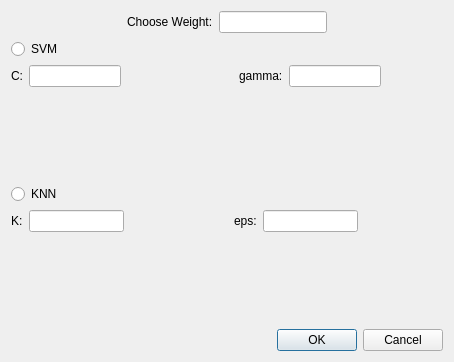
<?xml version="1.0" encoding="UTF-8"?>
<ui version="4.0">
 <class>SetParameterDlg</class>
 <widget class="QDialog" name="SetParameterDlg">
  <property name="geometry">
   <rect>
    <x>0</x>
    <y>0</y>
    <width>454</width>
    <height>362</height>
   </rect>
  </property>
  <property name="windowTitle">
   <string>Set Paremters</string>
  </property>
  <layout class="QVBoxLayout" name="verticalLayout">
   <item>
    <layout class="QHBoxLayout" name="horizontalLayout_10">
     <item>
      <spacer name="horizontalSpacer_7">
       <property name="orientation">
        <enum>Qt::Horizontal</enum>
       </property>
       <property name="sizeHint" stdset="0">
        <size>
         <width>88</width>
         <height>20</height>
        </size>
       </property>
      </spacer>
     </item>
     <item>
      <layout class="QHBoxLayout" name="horizontalLayout_9">
       <item>
        <widget class="QLabel" name="labelWt">
         <property name="text">
          <string>Choose Weight:</string>
         </property>
        </widget>
       </item>
       <item>
        <widget class="QLineEdit" name="wt_edit">
         <property name="layoutDirection">
          <enum>Qt::LeftToRight</enum>
         </property>
         <property name="alignment">
          <set>Qt::AlignRight|Qt::AlignTrailing|Qt::AlignVCenter</set>
         </property>
        </widget>
       </item>
      </layout>
     </item>
     <item>
      <spacer name="horizontalSpacer_8">
       <property name="orientation">
        <enum>Qt::Horizontal</enum>
       </property>
       <property name="sizeHint" stdset="0">
        <size>
         <width>78</width>
         <height>20</height>
        </size>
       </property>
      </spacer>
     </item>
    </layout>
   </item>
   <item>
    <layout class="QHBoxLayout" name="horizontalLayout_7">
     <item>
      <widget class="QRadioButton" name="radioSVM">
       <property name="text">
        <string>SVM</string>
       </property>
      </widget>
     </item>
     <item>
      <spacer name="horizontalSpacer_5">
       <property name="orientation">
        <enum>Qt::Horizontal</enum>
       </property>
       <property name="sizeHint" stdset="0">
        <size>
         <width>318</width>
         <height>20</height>
        </size>
       </property>
      </spacer>
     </item>
    </layout>
   </item>
   <item>
    <layout class="QHBoxLayout" name="horizontalLayout_5">
     <item>
      <layout class="QHBoxLayout" name="horizontalLayout">
       <item>
        <widget class="QLabel" name="labelC">
         <property name="text">
          <string>C:</string>
         </property>
        </widget>
       </item>
       <item>
        <widget class="QLineEdit" name="svm_c_edit">
         <property name="alignment">
          <set>Qt::AlignRight|Qt::AlignTrailing|Qt::AlignVCenter</set>
         </property>
        </widget>
       </item>
      </layout>
     </item>
     <item>
      <spacer name="horizontalSpacer">
       <property name="orientation">
        <enum>Qt::Horizontal</enum>
       </property>
       <property name="sizeHint" stdset="0">
        <size>
         <width>128</width>
         <height>20</height>
        </size>
       </property>
      </spacer>
     </item>
     <item>
      <layout class="QHBoxLayout" name="horizontalLayout_2">
       <item>
        <widget class="QLabel" name="labelG">
         <property name="text">
          <string>gamma:</string>
         </property>
        </widget>
       </item>
       <item>
        <widget class="QLineEdit" name="svm_gamma_edit">
         <property name="alignment">
          <set>Qt::AlignRight|Qt::AlignTrailing|Qt::AlignVCenter</set>
         </property>
        </widget>
       </item>
      </layout>
     </item>
     <item>
      <spacer name="horizontalSpacer_2">
       <property name="orientation">
        <enum>Qt::Horizontal</enum>
       </property>
       <property name="sizeHint" stdset="0">
        <size>
         <width>78</width>
         <height>20</height>
        </size>
       </property>
      </spacer>
     </item>
    </layout>
   </item>
   <item>
    <spacer name="verticalSpacer">
     <property name="orientation">
      <enum>Qt::Vertical</enum>
     </property>
     <property name="sizeHint" stdset="0">
      <size>
       <width>20</width>
       <height>64</height>
      </size>
     </property>
    </spacer>
   </item>
   <item>
    <layout class="QHBoxLayout" name="horizontalLayout_8">
     <item>
      <widget class="QRadioButton" name="radioKNN">
       <property name="text">
        <string>KNN</string>
       </property>
      </widget>
     </item>
     <item>
      <spacer name="horizontalSpacer_6">
       <property name="orientation">
        <enum>Qt::Horizontal</enum>
       </property>
       <property name="sizeHint" stdset="0">
        <size>
         <width>368</width>
         <height>20</height>
        </size>
       </property>
      </spacer>
     </item>
    </layout>
   </item>
   <item>
    <layout class="QHBoxLayout" name="horizontalLayout_6">
     <item>
      <layout class="QHBoxLayout" name="horizontalLayout_3">
       <item>
        <widget class="QLabel" name="labelK">
         <property name="text">
          <string>K:</string>
         </property>
        </widget>
       </item>
       <item>
        <widget class="QLineEdit" name="knn_k_edit">
         <property name="alignment">
          <set>Qt::AlignRight|Qt::AlignTrailing|Qt::AlignVCenter</set>
         </property>
        </widget>
       </item>
      </layout>
     </item>
     <item>
      <spacer name="horizontalSpacer_3">
       <property name="orientation">
        <enum>Qt::Horizontal</enum>
       </property>
       <property name="sizeHint" stdset="0">
        <size>
         <width>118</width>
         <height>20</height>
        </size>
       </property>
      </spacer>
     </item>
     <item>
      <layout class="QHBoxLayout" name="horizontalLayout_4">
       <item>
        <widget class="QLabel" name="labelEps">
         <property name="text">
          <string>eps:</string>
         </property>
        </widget>
       </item>
       <item>
        <widget class="QLineEdit" name="knn_eps_edit">
         <property name="alignment">
          <set>Qt::AlignRight|Qt::AlignTrailing|Qt::AlignVCenter</set>
         </property>
        </widget>
       </item>
      </layout>
     </item>
     <item>
      <spacer name="horizontalSpacer_4">
       <property name="orientation">
        <enum>Qt::Horizontal</enum>
       </property>
       <property name="sizeHint" stdset="0">
        <size>
         <width>98</width>
         <height>20</height>
        </size>
       </property>
      </spacer>
     </item>
    </layout>
   </item>
   <item>
    <spacer name="verticalSpacer_2">
     <property name="orientation">
      <enum>Qt::Vertical</enum>
     </property>
     <property name="sizeHint" stdset="0">
      <size>
       <width>20</width>
       <height>63</height>
      </size>
     </property>
    </spacer>
   </item>
   <item>
    <widget class="QDialogButtonBox" name="paramButtonBox">
     <property name="orientation">
      <enum>Qt::Horizontal</enum>
     </property>
     <property name="standardButtons">
      <set>QDialogButtonBox::Cancel|QDialogButtonBox::Ok</set>
     </property>
    </widget>
   </item>
  </layout>
 </widget>
 <resources/>
 <connections>
  <connection>
   <sender>paramButtonBox</sender>
   <signal>accepted()</signal>
   <receiver>SetParameterDlg</receiver>
   <slot>accept()</slot>
   <hints>
    <hint type="sourcelabel">
     <x>248</x>
     <y>254</y>
    </hint>
    <hint type="destinationlabel">
     <x>157</x>
     <y>274</y>
    </hint>
   </hints>
  </connection>
  <connection>
   <sender>paramButtonBox</sender>
   <signal>rejected()</signal>
   <receiver>SetParameterDlg</receiver>
   <slot>reject()</slot>
   <hints>
    <hint type="sourcelabel">
     <x>316</x>
     <y>260</y>
    </hint>
    <hint type="destinationlabel">
     <x>286</x>
     <y>274</y>
    </hint>
   </hints>
  </connection>
 </connections>
</ui>
